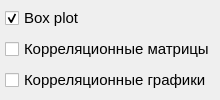
                 <widget class="QFrame" name="nmn">
                  <property name="sizePolicy">
                   <sizepolicy hsizetype="Fixed" vsizetype="Preferred">
                    <horstretch>0</horstretch>
                    <verstretch>0</verstretch>
                   </sizepolicy>
                  </property>
                  <property name="styleSheet">
                   <string notr="true">QFrame#nmn{
border: 5px solid rgb(128, 160, 165);
border-radius: 17px;
}</string>
                  </property>
                  <layout class="QVBoxLayout" name="verticalLayout_13">
                   <property name="leftMargin">
                    <number>5</number>
                   </property>
                   <property name="topMargin">
                    <number>5</number>
                   </property>
                   <property name="rightMargin">
                    <number>5</number>
                   </property>
                   <property name="bottomMargin">
                    <number>5</number>
                   </property>
                   <item>
                    <widget class="QCheckBox" name="check_box_plot">
                     <property name="font">
                      <font>
                       <pointsize>11</pointsize>
                      </font>
                     </property>
                     <property name="text">
                      <string>Box plot</string>
                     </property>
                     <property name="checked">
                      <bool>true</bool>
                     </property>
                    </widget>
                   </item>
                   <item>
                    <widget class="QCheckBox" name="check_corr_matrix">
                     <property name="font">
                      <font>
                       <pointsize>11</pointsize>
                      </font>
                     </property>
                     <property name="text">
                      <string>Корреляционные матрицы</string>
                     </property>
                    </widget>
                   </item>
                   <item>
                    <widget class="QCheckBox" name="check_corr_figs">
                     <property name="font">
                      <font>
                       <pointsize>11</pointsize>
                      </font>
                     </property>
                     <property name="text">
                      <string>Корреляционные графики</string>
                     </property>
                    </widget>
                   </item>
                  </layout>
                 </widget>
